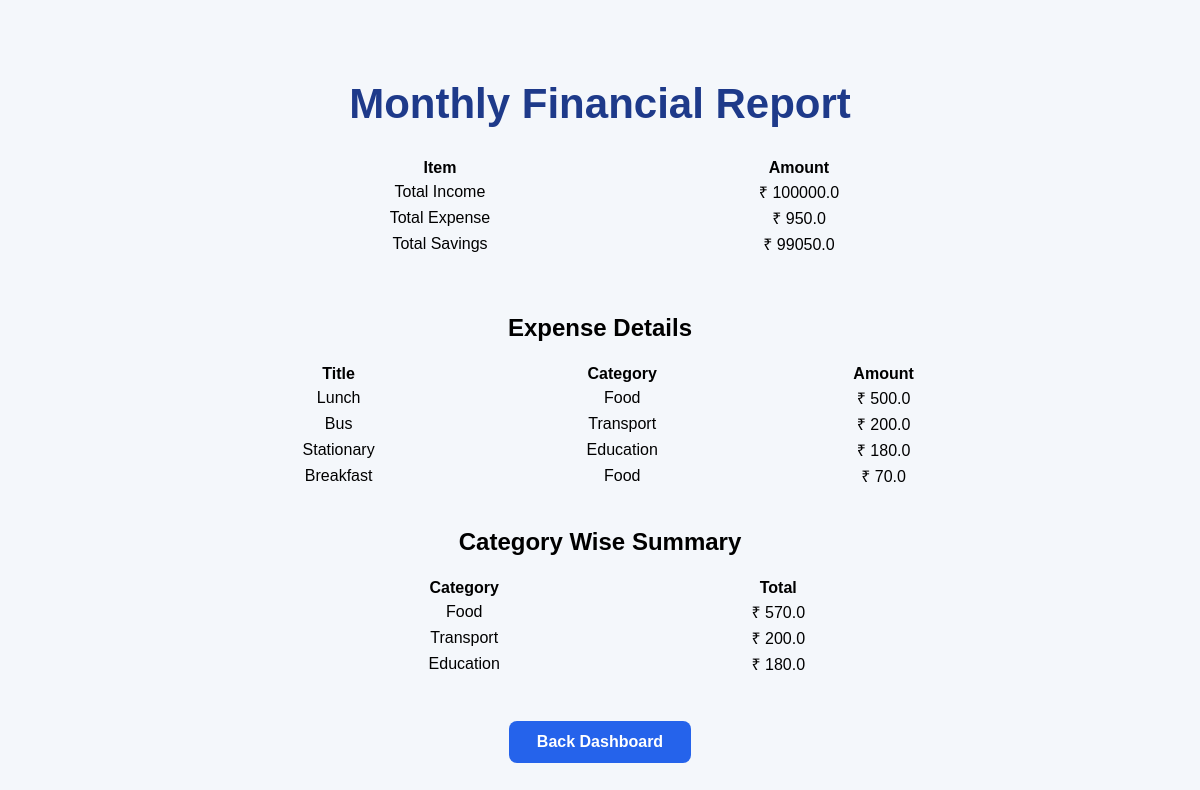
/report (signed in), run on the app's committed database.
### models.py (models this page shows)
class Expense(db.Model):
    id = db.Column(db.Integer, primary_key=True)
    user_id = db.Column(
        db.Integer,
        db.ForeignKey("user.id"),
        nullable=False
    )
    category = db.Column(db.String(50), nullable=False)
    title = db.Column(db.String(100), nullable=False)
    amount = db.Column(db.Float, nullable=False)

### app.py (the view)
@app.route("/report")
def report():
    if "user_id" not in session:
        return redirect("/login")
    incomes = Income.query.filter_by(user_id=session["user_id"]).all()
    expenses = Expense.query.filter_by(user_id=session["user_id"]).all()
    total_income = sum(i.amount for i in incomes)
    total_expense = sum(e.amount for e in expenses)
    savings = total_income - total_expense
    category_data = defaultdict(float)
    for item in expenses:
        category_data[item.category] += item.amount
    return render_template(
        "report.html",
        income=total_income,
        expense=total_expense,
        savings=savings,
        expenses=expenses,
        category_data=category_data
    )

### templates/report.html (shortened to what this page needs)
<!DOCTYPE html>
<html>
<head>
    <link rel="stylesheet" href="{{ url_for('static', filename='css/style.css') }}">
</head>
<body>
<div class="container">
    <h1>Monthly Financial Report</h1>
    <table style="margin:auto; width:80%;">
        <tr>
            <th>Item</th>
            <th>Amount</th>
        </tr>
        <tr>
            <td>Total Income</td>
            <td>₹ {{ income }}</td>
        </tr>
        <tr>
            <td>Total Expense</td>
            <td>₹ {{ expense }}</td>
        </tr>
        <tr>
            <td>Total Savings</td>
            <td>₹ {{ savings }}</td>
        </tr>
    </table>
    <br><br>
    <h2>Expense Details</h2>
    <table style="margin:auto; width:90%;">
        <tr>
            <th>Title</th>
            <th>Category</th>
            <th>Amount</th>
        </tr>
        {% for item in expenses %}
        <tr>
            <td>{{ item.title }}</td>
            <td>{{ item.category }}</td>
            <td>₹ {{ item.amount }}</td>
        </tr>
        {% endfor %}
    </table>
<br>
<h2>Category Wise Summary</h2>
<table style="margin:auto; width:70%;">
    <tr>
        <th>Category</th>
        <th>Total</th>
    </tr>
    {% for category, total in category_data.items() %}
    <tr>
        <td>{{ category }}</td>
        <td>₹ {{ total }}</td>
    </tr>
    {% endfor %}
</table>
    <br>
    <a href="/dashboard" class="btn">Back Dashboard</a>
</div>
</body>
</html>

### static/css/style.css (style rules this page uses)
body { margin:0; font-family:Arial, Helvetica, sans-serif; background:#f4f7fb; }
.container { width:90%; max-width:900px; margin:80px auto; text-align:center; }
h1 { color:#1e3a8a; font-size:42px; }
.btn { display:inline-block; margin-top:25px; padding:12px 28px; background:#2563eb; color:white; text-decoration:none; border-radius:8px; font-weight:bold; }

### data on the page
Expense: title "Lunch", category "Food", amount "500.0", total "570.0"
Expense: title "Bus", category "Transport", amount "200.0"
Expense: title "Stationary", category "Education", amount "180.0"
Expense: title "Breakfast", category "Food", amount "70.0"

### other printed values
{{ income }} "100000.0"
{{ expense }} "950.0"
{{ savings }} "99050.0"
